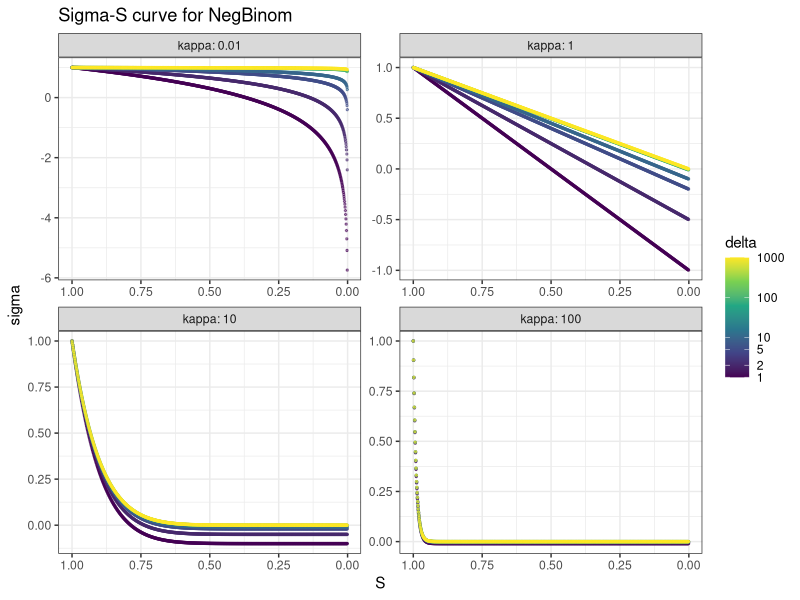
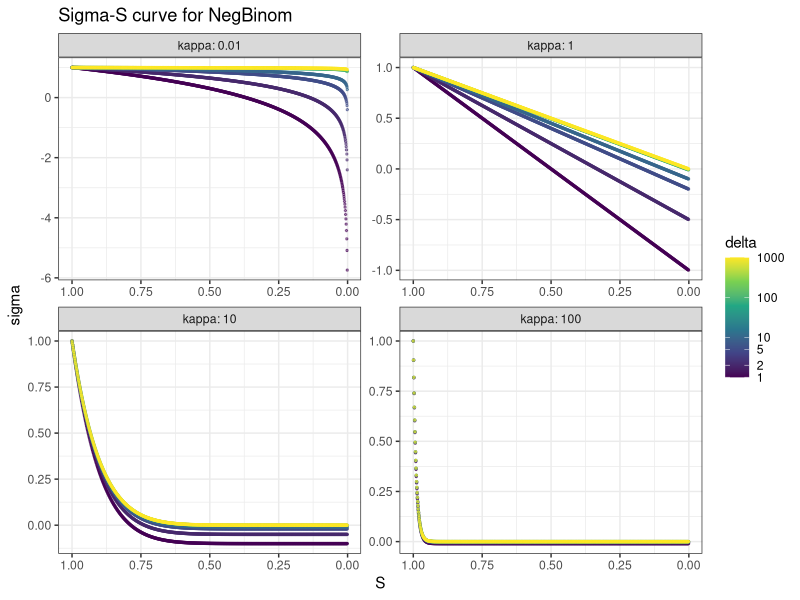

Write the R code that produced these figures, in order. (Note: this script raises an error after producing the figures.)
library(ggplot2);theme_set(theme_bw())
library(tidyr)
library(dplyr)

sigma_negbinom <- function(S, delta, kappa){
  out <- S^kappa+(S^kappa-1)/(kappa*delta)
  return(out)
}

sigma_gamma <- function(S, delta, kappa){
  return(S^kappa)
}

sigma_poisson <- function(S, delta, kappa){
  out <- 1 + log(S)/delta
  return(out)
}

sigma_geom <- function(S, delta, kappa){
  out <- S + (S-1)/delta
  return(out)
}

dat <- (expand.grid(  S=seq(from=0.001, to=1, by=0.001)
                    , delta=c(1, 2, 5 ,10, 100 ,1000)
                    , kappa=c(0.01, 1, 10, 100)
                    )
       %>% as_tibble()
       %>% mutate(NegBinom = sigma_negbinom(S, delta, kappa))
)
dat[1,]

# (dat 
#   |> pivot_longer(  cols = 4:7
#                   , names_to="Distrib"
#                   , values_to = "Sigma"
#                   )
#   )-> dat_long

# brkvec <- c(10^(-3:-1), 0.5)

# dat_d01  <- filter(dat_long,delta==0.1)
# dat_d1   <- filter(dat_long,delta==1)
# dat_d10  <- filter(dat_long,delta==10)
# dat_d1000 <- filter(dat_long,delta==1000)

fig <- (
  ggplot(dat,aes(S,NegBinom,col=delta,group=kappa))
  + geom_point(size=0.5,alpha=0.5)
  + facet_wrap(~kappa,scale="free",labeller = label_both)
  # + scale_y_log10()
  + scale_x_reverse()
  + labs(y = "sigma")
  #+ ylim(0,1)
  + scale_colour_viridis_c(trans="log10", breaks = c(1,2,5,10,100,1000))
  + ggtitle("Sigma-S curve for NegBinom")
)
print(fig)
ggsave("Zhao1_curve.png",plot=fig, path = "./docs/pix", width=3200,height=1800,units="px")


fig_d1 <- (
  ggplot(dat_d1,aes(S,Sigma,col=Distrib,group=kappa))
  + geom_point(size=0.5,alpha=0.5)
  + facet_wrap(~kappa,scale="free",labeller = label_both)
  + geom_hline(yintercept=1)
  # + scale_y_log10()
  + scale_x_reverse()
  + ylim(0,1)
  #+ scale_colour_viridis_c(trans="log10", breaks = brkvec)
  + ggtitle("Sigma-S curve with delta=1")
)
print(fig_d1)
ggsave("Sigma-S_Curve_delta1.png",plot=fig_d1, path = "./docs/pix", width=3200,height=1800,units="px")

fig_d10 <- (
  ggplot(dat_d10,aes(S,Sigma,col=Distrib,group=kappa))
  + geom_point(size=0.5,alpha=0.5)
  + facet_wrap(~kappa,scale="free",labeller = label_both)
  + geom_hline(yintercept=1)
  # + scale_y_log10()
  + scale_x_reverse()
  + ylim(0,1)
  #+ scale_colour_viridis_c(trans="log10", breaks = brkvec)
  + ggtitle("Sigma-S curve with delta=10")
)
print(fig_d10)
ggsave("Sigma-S_Curve_delta10.png",plot=fig_d10, path = "./docs/pix", width=3200,height=1800,units="px")



fig_d1000 <- (
  ggplot(dat_d1000,aes(S,Sigma,col=Distrib,group=kappa))
  + geom_point(size=0.5,alpha=0.5)
  + facet_wrap(~kappa,scale="free",labeller = label_both)
  + geom_hline(yintercept=1)
  # + scale_y_log10()
  + scale_x_reverse()
  + ylim(0,1)
  #+ scale_colour_viridis_c(trans="log10", breaks = brkvec)
  + ggtitle("Sigma-S curve with delta=1000")
)
print(fig_d1000)
ggsave("Sigma-S_Curve_delta1000.png",plot=fig_d1000, path = "./docs/pix", width=3200,height=1800,units="px")
